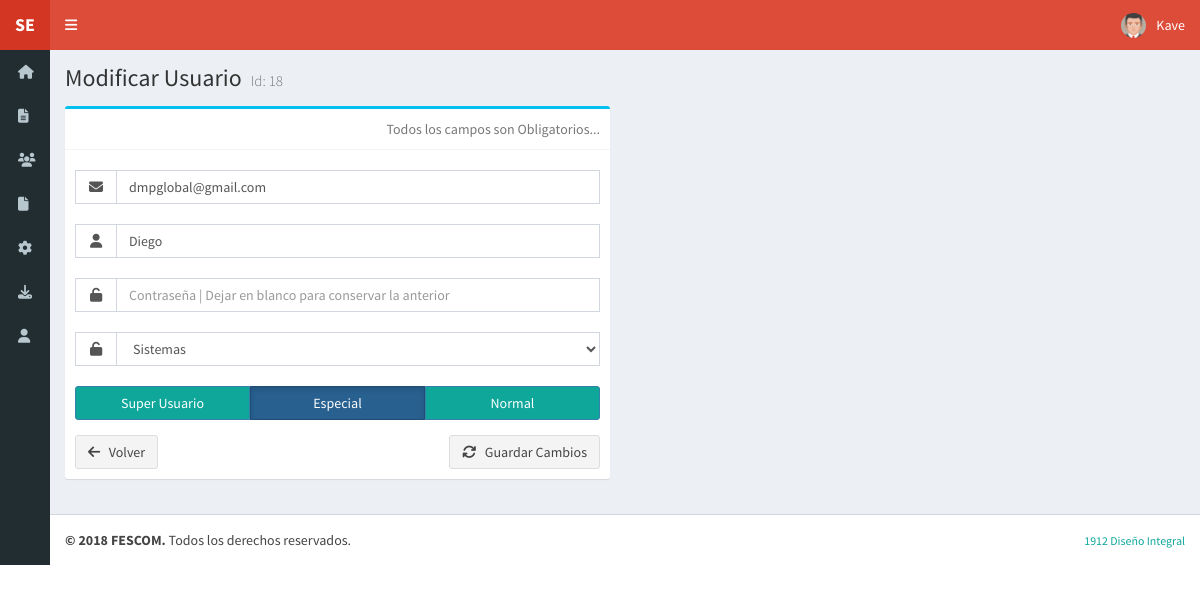
The page /adm/usr-cc.php?Id=18 (signed in) on the database as committed earlier.
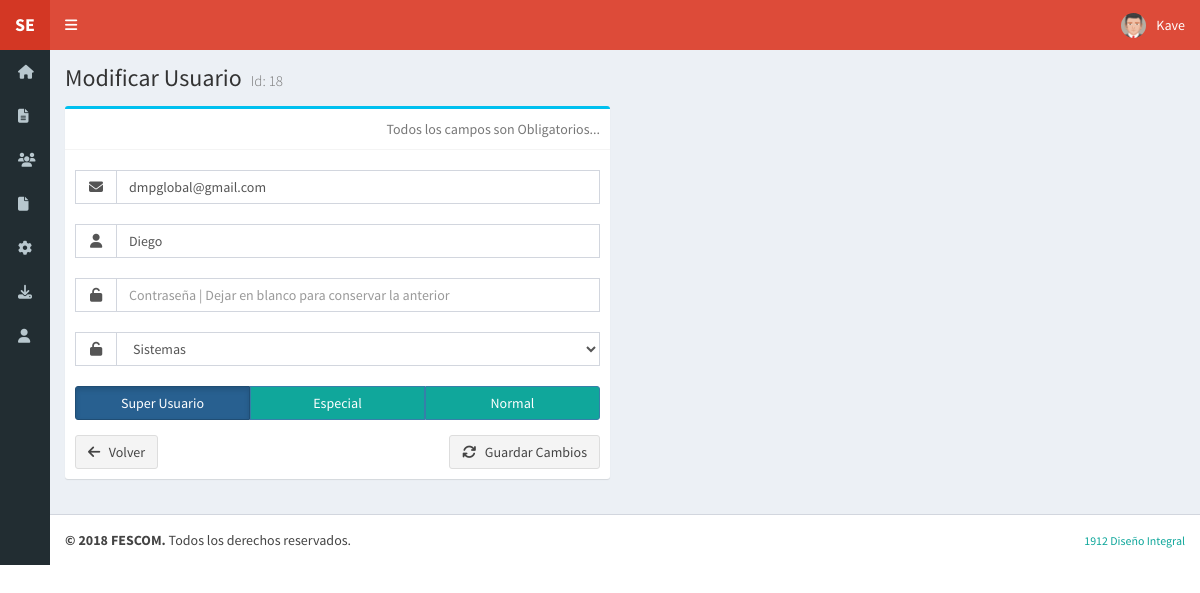
The same page on the database as committed later.
### tables this page shows
CREATE TABLE `usuarios` (
  `user_id` int(5) NOT NULL AUTO_INCREMENT,
  `user_name` varchar(25) NOT NULL,
  `user_email` varchar(35) NOT NULL,
  `user_password` varchar(255) NOT NULL,
  `user_level` tinyint(4) NOT NULL,
  `user_area` smallint(6) NOT NULL,
  `user_img` varchar(30) NOT NULL,
  `user_validate` tinyint(1) NOT NULL,
  PRIMARY KEY (`user_id`),
  UNIQUE KEY `email` (`user_email`)
);

CREATE TABLE `me_destino_exp` (
  `Id` smallint(6) NOT NULL,
  `Nombre` varchar(50) NOT NULL,
  PRIMARY KEY (`Id`)
);

### adm/usr-cc.php (the view, shortened to what this page needs)
<?php
$iniUrl = '../';
include($iniUrl . 'header.php');
if(isset($_POST['btn-signup'])) {
	$email = $mysqli->real_escape_string(trim($_POST['m_email']));
	$name = $mysqli->real_escape_string(trim($_POST['m_name']));
	$password = $mysqli->real_escape_string(trim($_POST['m_password']));
	$level = $_POST['m_level'];
	$area = $_POST['m_destino'];
	if (!empty($password)) {
		$new_password = password_hash($password, PASSWORD_DEFAULT);
	}
	$result = $mysqli->query("SELECT user_email FROM usuarios WHERE user_email='$email'");
	$filas = $result->num_rows;
	if (empty( $filas )) {
		$msg = '<div class="alert alert-danger"><i class="fa fa-remove"></i> &nbsp; ' . $email . ' no se encuentra registrado...</div>';
	} else {
		if (!empty($password)) {
			$query = $mysqli->prepare("UPDATE usuarios SET user_name = ?, user_password = ?, user_level = ?, user_area = ? WHERE user_email = ?");
			$query->bind_param('ssiis', $name, $new_password, $level, $area, $email);
		} else {
			$query = $mysqli->prepare("UPDATE usuarios SET user_name = ?, user_level = ?, user_area = ? WHERE user_email = ?");
			$query->bind_param('siis', $name, $level, $area, $email);
		}
		if($query->execute()) {
				$msg = '<div class="alert alert-success"><i class="fa fa-check"></i> &nbsp; ' . $name . ' ha sido modificado.</div>';
		}	else {
				$msg = '<div class="alert alert-danger"><i class="fa fa-ban"></i> &nbsp; Ha ocurrido un error...</div>';
		}
		$query->close();
	}
	$mysqli->close();
	?>
	<div class="content-wrapper">
		<section class="content">
			<?php echo $msg; ?>
			<div class="form-group">
				<button type="button" class="btn btn-default pull-left" onclick="location.href='index.php'"><i class="fa fa-arrow-left"></i> &nbsp; Volver a Usuarios</button>
				<button type="button" class="btn btn-default pull-right" onclick="location.href='<?php echo $iniUrl; ?>index.php'"><i class="fa fa-arrow-up"></i> &nbsp; Inicio</button>
      </div>
		</section>
	</div>
	<?php
	exit;
} else {
	$sql = "SELECT ALL Id, Nombre FROM me_destino_exp";
	if (!$tbl_destinos = $mysqli->query($sql)) {
			echo "<h2>Error en la Consulta SQL | Destino.</h2>";
			exit;
	}
	$usr_id = $_GET['Id'];
	$sql = "SELECT * FROM usuarios WHERE user_id = " . $usr_id;
	if (!$result = $mysqli->query($sql)) {
			echo "<h2>Error en la Consulta SQL | Usuarios.</h2>";
			exit;
	}	else {
		$usr_act = $result->fetch_assoc();
		$usr_lvl = $usr_act['user_level'];
	}
	$userlevel = $_SESSION['levelSession'];
	$disable_class = ($userlevel <> 1 ? ' disabled' : '');
}
?>
<div class="content-wrapper">
  <section class="content-header">
    <h1>Modificar Usuario <small>Id: <?php echo $usr_id; ?></small></h1>
  </section>
  <section class="content">
  <div class="row">
    <div class="col-md-6">
				<div class="box box-info">
          <div class="box-header with-border">
            <span class="text-muted pull-right">Todos los campos son Obligatorios...</span>
          </div>
          <div class="box-body">
        		<form method="post" id="login-form">
              <div class="input-group" style="margin: 10px 0 20px;">
                <span class="input-group-addon">
                  <i class="fa fa-envelope" style="width: 16px;"></i>
                </span>
                <input type="email" class="form-control" placeholder="Email" name="m_email" value="<?php echo $usr_act['user_email']; ?>" />
              </div>
							<div class="input-group" style="margin: 10px 0 20px;">
                <span class="input-group-addon">
                  <i class="fa fa-user" style="width: 16px;"></i>
                </span>
              <input type="text" class="form-control" placeholder="Usuario" name="m_name"  value="<?php echo $usr_act['user_name']; ?>" required  autofocus />
              </div>
              <div class="input-group" style="margin: 10px 0 20px;">
                <span class="input-group-addon">
                  <i class="fa fa-unlock-alt" style="width: 16px;"></i>
                </span>
              	<input type="password" class="form-control" placeholder="Contraseña | Dejar en blanco para conservar la anterior" name="m_password" />
              </div>
              <div class="form-group">
              <div class="input-group" style="margin: 10px 0 20px;">
                <span class="input-group-addon">
                  <i class="fa fa-unlock-alt" style="width: 16px;"></i>
                </span>
                <select required class="form-control" name="m_destino" id="destino" required>
                    <?php
                   	while ($destinos = $tbl_destinos->fetch_assoc()) {
						echo '<option value=' . $destinos['Id'] . ($destinos['Id'] == $usr_act['user_area'] ? ' selected ' : '') . '>' . $destinos['Nombre'] . '</option><br />';
					}
                    ?>
                </select>
              </div>
              <div class="form-group">
                <div class="btn-group btn-group-justified <?php echo ($userlevel <> 1 ? 'disabled-group' : ''); ?>" data-toggle="buttons" id="prior">
                    <label class="btn btn-primary <?php echo ($usr_lvl == 1 ? 'active' : '') . $disable_class; ?>">
                        <input type="radio" name="m_level" value="1" <?php echo ($usr_lvl == 1 ? 'checked="checked"' : ''); ?>>Super Usuario
                    </label>
                    <label class="btn btn-primary <?php echo ($usr_lvl == 2 ? 'active' : '') . $disable_class; ?>">
                        <input type="radio" name="m_level" value="2" <?php echo ($usr_lvl == 2 ? 'checked="checked"' : ''); ?>>Especial
                    </label>
                    <label class="btn btn-primary <?php echo ($usr_lvl == 3 ? 'active' : '') . $disable_class; ?>">
                        <input type="radio" name="m_level" value="3" <?php echo ($usr_lvl == 3 ? 'checked="checked"' : ''); ?>>Normal
                    </label>
                </div>
              </div>
              <div class="form-group">
									<button type="button" class="btn btn-default pull-left" onclick="location.href='index.php'"><i class="fa fa-arrow-left"></i> &nbsp; Volver</button>
                  <button type="submit" class="btn btn-default pull-right" name="btn-signup" id="btn-signup"><i class="fa fa-refresh"></i> &nbsp; Guardar Cambios</button>
              </div>
            </form>
          </div>
  			</div>
    </div>
	</div>
  </section>
</div>
<?php
include($iniUrl . 'footer.php');
?>

### header.php (shortened to what this page needs)
<?php
$level = $_SESSION['levelSession'];
?>
<!DOCTYPE html>
<html>
<head>
  <link rel="stylesheet" href="<?php echo $iniUrl;?>bootstrap/css/bootstrap.css">
  <link rel="stylesheet" href="<?php echo $iniUrl;?>bootstrap/css/font-awesome.min.css">
  <link rel="stylesheet" href="<?php echo $iniUrl;?>css/AdminLTE.css">
  <link rel="stylesheet" href="<?php echo $iniUrl;?>css/skins/skin-red.min.css">
	<link rel="stylesheet" href="<?php echo $iniUrl;?>css/SourceSansPro.css">
</head>
<body class="hold-transition skin-red sidebar-collapse sidebar-mini">
<div class="wrapper">
  <header class="main-header">
    <a href="<?php echo $iniUrl;?>index.php" class="logo">
      <span class="logo-mini"><b>SE</b></span>
    </a>
    <nav class="navbar navbar-static-top" role="navigation">
      <a href="#" class="sidebar-toggle" data-toggle="offcanvas" role="button">
      </a>
      <div class="navbar-custom-menu">
        <ul class="nav navbar-nav">
          <li class="dropdown user user-menu">
            <a href="#" class="dropdown-toggle" data-toggle="dropdown">
              <img src="<?php echo $iniUrl;?>img/<?php echo $_SESSION['imgSession'];?>" class="user-image" alt="Usuario">
              <span class="hidden-xs"><?php echo $_SESSION['nameSession'];?></span>
            </a>
          </li>
        </ul>
      </div>
    </nav>
  </header>
  <aside class="main-sidebar">
    <section class="sidebar">
      <ul class="sidebar-menu">
        <li>
        	<a href="<?php echo $iniUrl;?>index.php"><i class="fa fa-home"></i> <span>Inicio</span></a>
        </li>
        <li class="treeview">
          <a href="<?php echo $iniUrl . 'expedientes/'; ?>"><i class="fa fa-file-text"></i> <span>Expedientes</span></a>
        </li>
		<?php
		if ($level < 3) { ?>
        <li>
        	<a href="<?php echo $iniUrl . 'clientes/'; ?>"><i class="fa fa-users"></i> <span>Clientes</span></a>
        </li>
        <li class="treeview">
          <a href="#"><i class="fa fa-file"></i> <span>Informes</span>
          </a>
        </li>
				<li>
        	<a href="<?php echo $iniUrl;?>config.php"><i class="fa fa-gear"></i> <span>Configuraci&oacute;n</span></a>
        </li>
        <li>
        	<a href="<?php echo $iniUrl;?>includes/db_backup.php"><i class="fa fa-download"></i> <span>Backup de Datos</span></a>
        </li>
        <li>
           <a href="<?php echo $iniUrl . 'adm/'; ?>"><i class="fa fa-user"></i> <span>Usuarios</span></a>
        </li>
        <?php
		} ?>
      </ul>
    </section>
  </aside>

### footer.php
  <footer class="main-footer">
    <div class="pull-right hidden-xs">
    	<a href="https://www.19doce.com.ar" target="_blank">
      <small>1912 Diseño Integral</small>
      </a>
    </div>
    <strong>&copy; <?php echo date('Y');?> FESCOM.</strong> Todos los derechos reservados.
  </footer>
</div>
</body>
</html>

Rows that differ between the two databases and show on the page:
changed usuarios "dmpglobal@gmail.com": user_level 2 → 1 (drawn)
